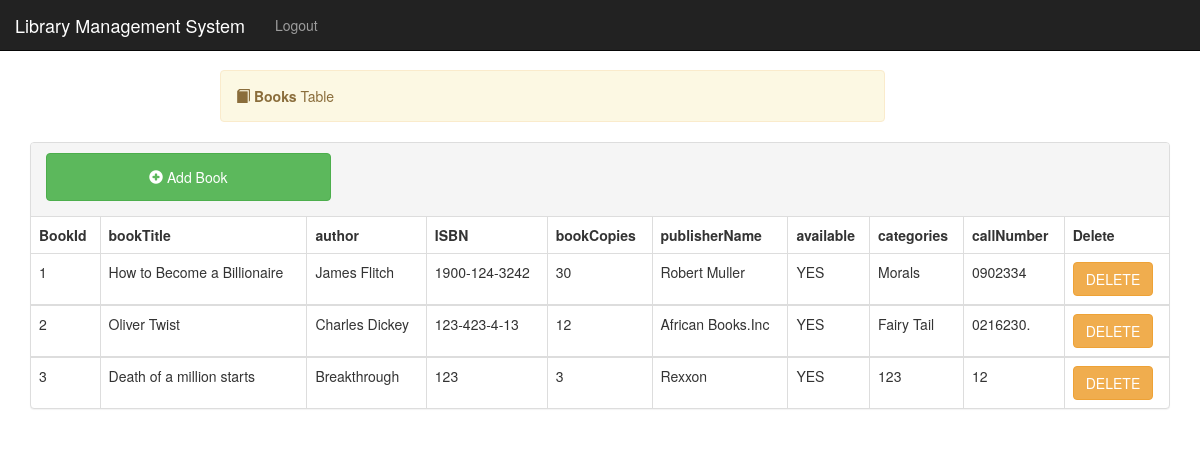
Screenshot of /bookstable.php with the database file from the repository.
### tables this page shows
CREATE TABLE IF NOT EXISTS `books` (
  `bookId` int(11) NOT NULL AUTO_INCREMENT,
  `bookTitle` varchar(150) NOT NULL,
  `author` varchar(60) NOT NULL,
  `ISBN` varchar(30) NOT NULL,
  `bookCopies` varchar(10) NOT NULL,
  `publisherName` varchar(60) NOT NULL,
  `available` varchar(10) NOT NULL,
  `categories` varchar(30) NOT NULL,
  `callNumber` varchar(30) NOT NULL,
  PRIMARY KEY (`bookId`)
);

### bookstable.php (the view, shortened to what this page needs)
<?php
require 'includes/db-inc.php';
include "includes/header.php";
?>
<div class="container">
    <?php include "includes/nav.php"; ?>
	<div class="alert alert-warning col-lg-7 col-md-12 col-sm-12 col-xs-12 col-lg-offset-2 col-md-offset-0 col-sm-offset-1 col-xs-offset-0" style="margin-top:70px">
		<span class="glyphicon glyphicon-book"></span>
	    <strong>Books</strong> Table
	</div>
	</div>
	<div class="container">
		<div class="panel panel-default">
		  <div class="panel-heading">
		  	<div class="row">
		  	  <a href="addbook.php"><button class="btn btn-success col-lg-3 col-md-4 col-sm-11 col-xs-11 button" style="margin-left: 15px;margin-bottom: 5px"><span class="glyphicon glyphicon-plus-sign"></span> Add Book</button></a>
			  <div class="col-lg-6 col-md-6 col-sm-12 col-xs-12 pull-right">
			  </div>
			</div>
		  </div>
		  <table class="table table-bordered">
	 <thead>
	 <tr>
		 <th>BookId</th>
			  <th>bookTitle</th>
			  <th>author</th>
			  <th>ISBN</th>
			  <th>bookCopies</th>
			  <th>publisherName</th>
			  <th>available</th>
			  <th>categories</th>
			  <th>callNumber</th>
			   <th>Delete</th>
	 </tr>
</thead>
  <?php
if(isset($_POST['search'])){
	$text = sanitize(trim($_POST['text']));
	 $sql = "SELECT * FROM books where BookId = $text ";
	 $query = mysqli_query($conn, $sql);
	 while($row=mysqli_fetch_array($query)){ ?>
		<tbody>
		<td><?php echo $row['bookId']; ?></td>
		<td><?php echo $row['bookTitle']; ?></td>
		<td><?php echo $row['author']; ?></td>
		<td><?php echo $row['ISBN']; ?></td>
		<td><?php echo $row['bookCopies']; ?></td>
		<td><?php echo $row['publisherName']; ?></td>
		<td><?php echo $row['available']; ?></td>
		<td><?php echo $row['categories']; ?></td>
		<td><?php echo $row['callNumber']; ?></td>
		<form method='post' action='bookstable.php'>
		<input type='hidden' value="<?php echo $row['bookId']; ?>" name='id'>
		<td><button name='del' type='submit' value='Delete' class='btn btn-warning' onclick='return Delete()'>DELETE</button></td>
		</form>
		</tbody>
	<?php  }
 }
 else{
	$sql2 = "SELECT * from books";
	$query2 = mysqli_query($conn, $sql2);
	$counter = 1;
	while ($row = mysqli_fetch_array($query2)) { ?>
	<tbody>
		<td><?php echo $counter++; ?></td>
		<td><?php echo $row['bookTitle']; ?></td>
		<td><?php echo $row['author']; ?></td>
		<td><?php echo $row['ISBN']; ?></td>
		<td><?php echo $row['bookCopies']; ?></td>
		<td><?php echo $row['publisherName']; ?></td>
		<td><?php echo $row['available']; ?></td>
		<td><?php echo $row['categories']; ?></td>
		<td><?php echo $row['callNumber']; ?></td>
		<form method='post' action='bookstable.php'>
		<td><button name='del' type='submit' value='Delete' class='btn btn-warning' onclick='return Delete()'>DELETE</button></td>
		</form>
		</tbody>
<?php 	}
 }
 ?>
		   </table>
	  </div>
	</div>
</body>
</html>

### css/style.css (style rules this page uses)
body { overflow-x: hidden; }
.alert { margin-top: 40px; }
.button { height: 48px }

### rows the page displays
books: bookTitle "How to Become a Billionaire", author "James Flitch", ISBN "1900-124-3242", bookCopies "30", publisherName "Robert Muller", available "YES", categories "Morals", callNumber "0902334"
books: bookTitle "Oliver Twist", author "Charles Dickey", ISBN "123-423-4-13", bookCopies "12", publisherName "African Books.Inc", available "YES", categories "Fairy Tail", callNumber "0216230."
books: bookTitle "Death of a million starts", author "Breakthrough", ISBN "123", bookCopies "3", publisherName "Rexxon", available "YES", categories "123", callNumber "12"
